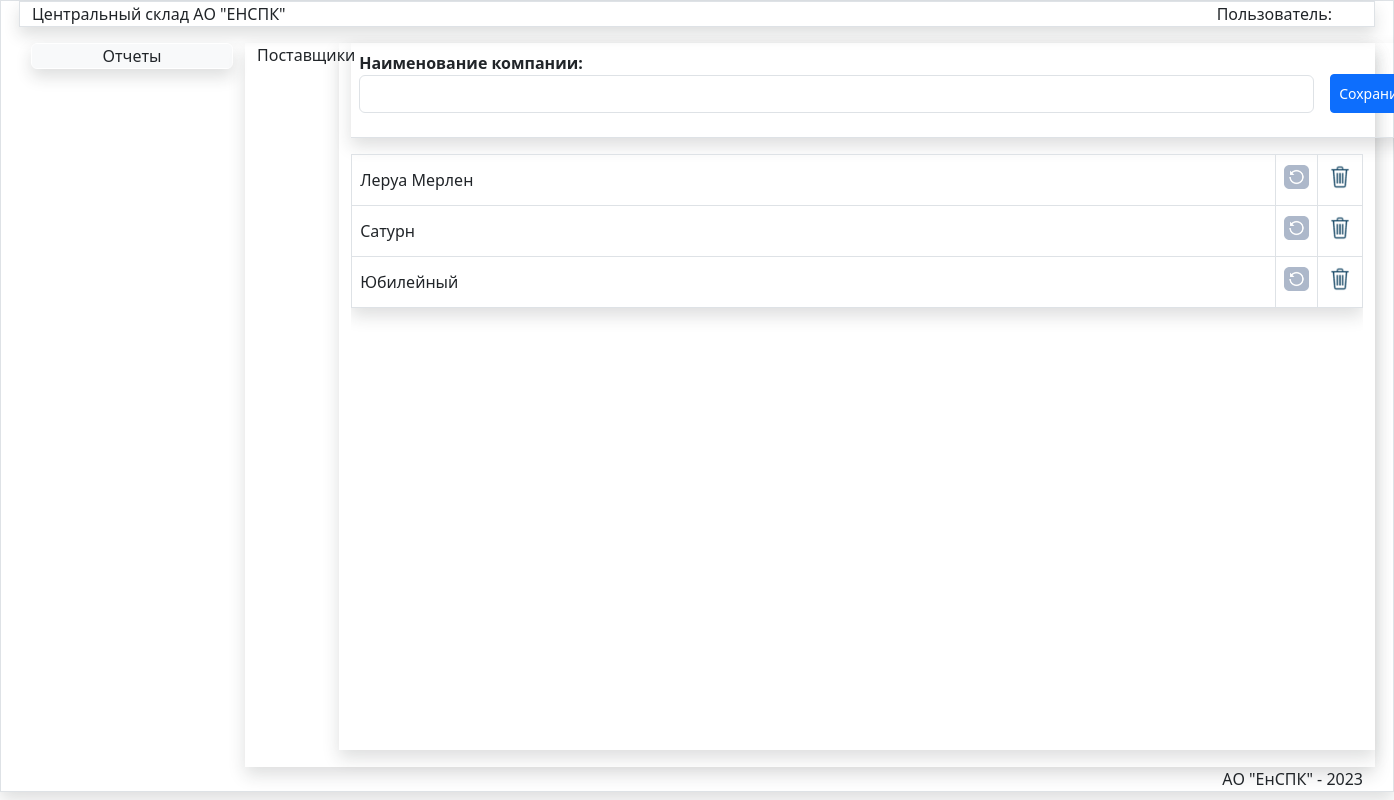
Page /postav/ on the earlier database version.
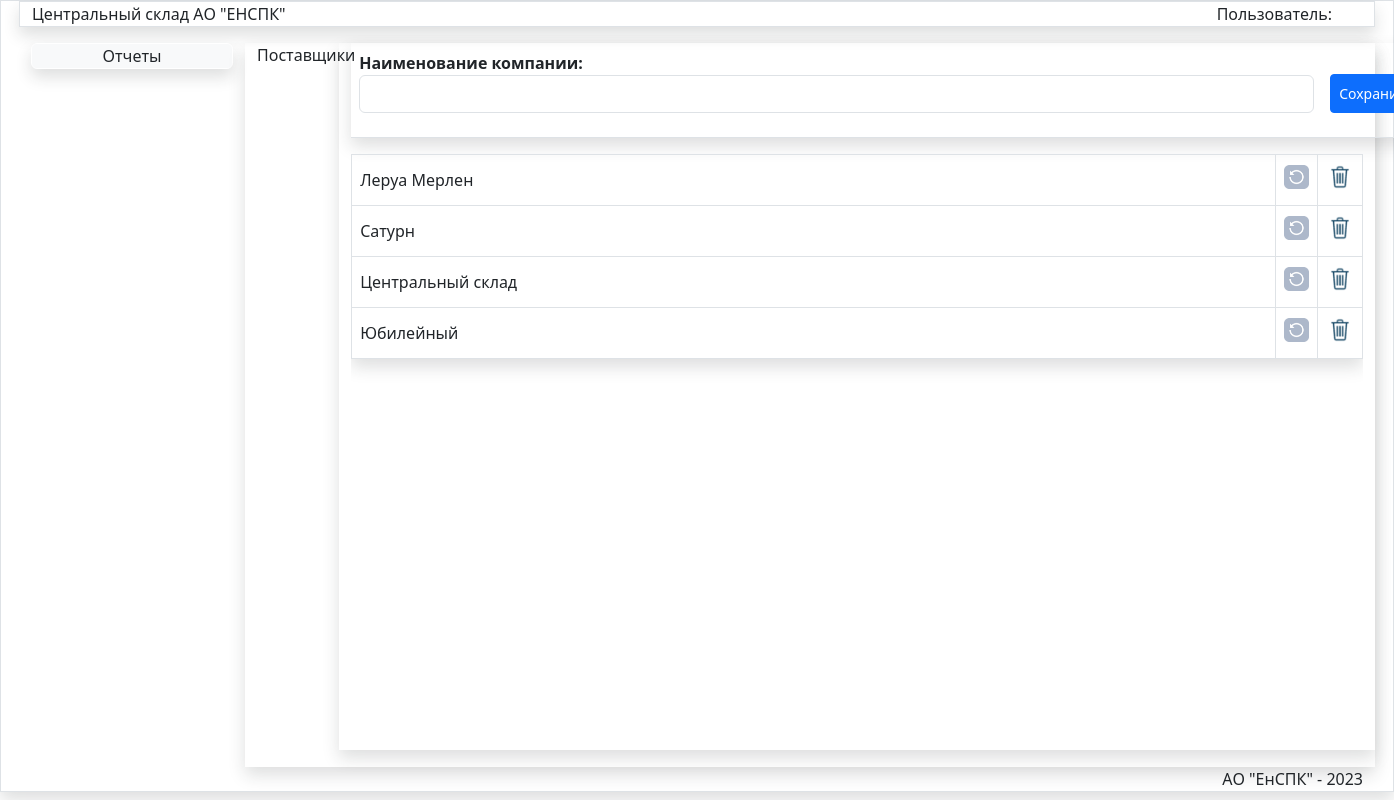
Same page on the later database version.
### store/models.py (models this page shows, shortened)
class Postav(models.Model):
    title = models.CharField(max_length=150, verbose_name='Наименование компании',)
    class Meta:
        verbose_name = 'Поставщик'
        verbose_name_plural = 'Поставщики'
        ordering = ['title', ]

### store/views.py (the view)
# urls.py: path('postav/', PostavList, name='PostavList'),
def PostavList(request):
    unit = Postav.objects.all()
    form = PostavForm()
    return render(request, 'store/spr/SprList.html', {'title': "Поставщики",
                                                      'unit': unit, 'form': form, 'pic_label': 'Поставщики',
                                                      'url_name': reverse('SavePostav'),
                                                      'url_delete': reverse('PostavDelete'),
                                                      'url_update':reverse('PostavUpdate')})

### store/forms.py
class PostavForm(forms.ModelForm):
   class Meta:
      model = Postav
      fields = ['title']
      widgets = {
      'title': forms.TextInput(attrs={'class':'form-control','style':'width:955px;','id':'idtitle'}),
      }

### store/templates/store/spr/SprList.html (shortened to what this page needs)
{% extends 'store/menu.html' %}
{% load static %}
{% block DataArea %}
<div class="row">
    <div class="col-md-1  ">{{pic_label}}</div>
<div class="col-md-11 mx-auto shadow">
<table class="table  shadow ">
 <thead>
    <tr>
      <th >
<form action={{url_name}} method="post" id="post-form">
        {{ form.as_p}}</th>
<th class="pt-4 "> <button type="submit" class="btn  btn-primary btn-sm mb-3 pt-2 pb-2 " id="savebtn">Сохранить</button>
</th>
    </tr>
  </thead>
</table>
  <div class="scrolltable">
<table class="table shadow table-bordered table-hover" id="data-table">
<tbody id="tbody">
    {% for item in unit %}
<tr>
<td style="width:960px; " class="align-middle">{{item.title}}</td>
<td class="text-center align-middle" ><input data-sid="{{item.pk}}" data-update="{{url_update}}" value="Update" type="image" class="btn-update" src="{% static '/images/update.png' %}" width="25px" > </td>
<td class="text-center align-middle" ><input data-sid="{{item.pk}}" data-del="{{url_delete}}" class="btn-del " value="Delete" type="image" src="{% static '/images/del.png' %}" width="28px"> </td>
</tr>
{% endfor %}
</tbody>
</table>
</div>
</div>
</div>
{% endblock DataArea %}

Differences in the rows shown:
added Postav: title "Центральный склад"
